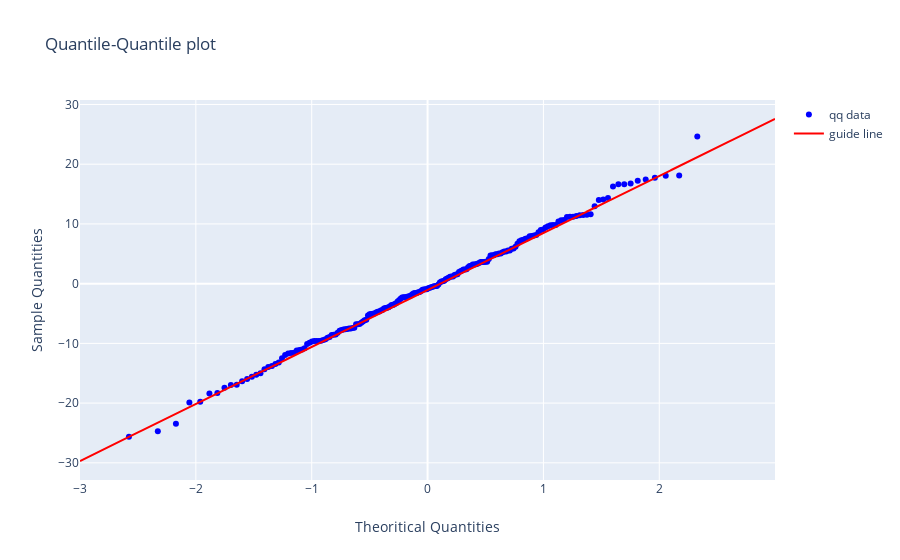

Notebook cell for this chart:
### Markdown cell above
Now that we have the data for the qq plot and the reference line we will use plotly to plot them. The code for it is in the next cell.

### Code cell
fig = go.Figure()

fig.add_trace(go.Scatter(x=qq_x_data, y=qq_y_data, mode='markers', marker={'color':'blue'}, name="qq data"))
fig.add_trace(go.Scatter(x=x_range_line, y=y_values_line, mode='lines', marker={'color':'red'}, name="guide line"))


fig['layout'].update(title='Quantile-Quantile plot',
                     xaxis={
                            'title': 'Theoritical Quantities',
                            'zeroline': True
                           },
                    yaxis={
                            'title': 'Sample Quantities'
                          },
                   showlegend=True,
                   )


iplot(fig)

### Figure 1 — Plotly figure (JSON) as saved in the notebook; plotly's stock layout.template omitted (floating-point values rounded to 4 significant figures; data arrays with more than 128 entries replaced by an {"elided": "..."} marker saying what was removed)
{"data": [{"marker": {"color": "blue"}, "mode": "markers", "name": "qq data", "type": "scatter", "x": {"elided": "199 float values"}, "y": {"elided": "200 float values"}}, {"marker": {"color": "red"}, "mode": "lines", "name": "guide line", "type": "scatter", "x": {"elided": "6000 float values"}, "y": {"elided": "6000 float values"}}], "layout": {"showlegend": true, "title": {"text": "Quantile-Quantile plot"}, "xaxis": {"title": {"text": "Theoritical Quantities"}, "zeroline": true}, "yaxis": {"title": {"text": "Sample Quantities"}}}}
